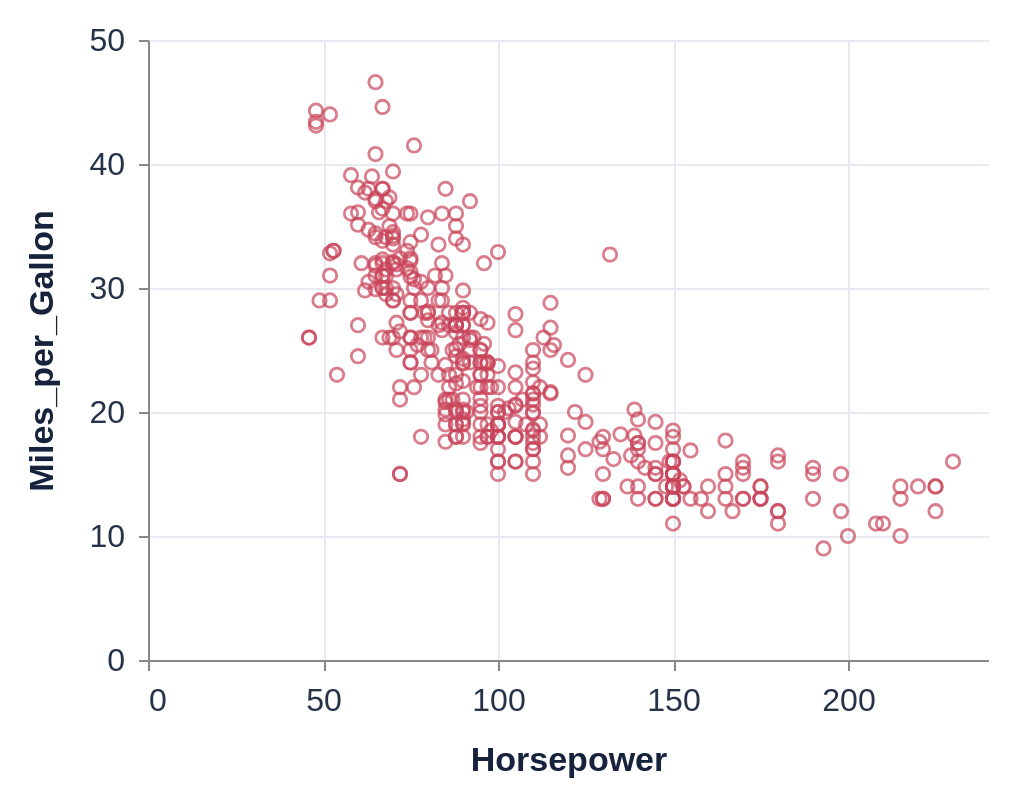

Vega-Lite specification stored for this chart:
### Vega-Lite specification from a JSON file in a GitHub repository (floating-point values rounded to 4 significant figures; data arrays with more than 128 entries replaced by an {"elided": "..."} marker saying what was removed)
{"$schema": "https://vega.github.io/schema/vega-lite/v6.json", "data": {"values": {"elided": "406 records"}}, "mark": "point", "encoding": {"x": {"field": "Horsepower", "type": "quantitative"}, "y": {"field": "Miles_per_Gallon", "type": "quantitative"}, "color": {"value": "#c9455a"}}, "width": 420, "height": 310, "padding": 12, "background": "#ffffff", "config": {"font": "Arial", "view": {"stroke": null}, "axis": {"labelFontSize": 16, "titleFontSize": 17, "titlePadding": 14, "labelPadding": 7, "gridColor": "#e7eaf0", "tickCount": 5, "labelColor": "#263248", "titleColor": "#17233c"}, "legend": {"orient": "top", "labelFontSize": 15, "titleFontSize": 16, "padding": 8, "symbolSize": 70}, "mark": {"color": "#3157a4"}, "point": {"size": 45, "strokeWidth": 1.4}, "circle": {"size": 38}, "line": {"strokeWidth": 2.5}, "range": {"category": ["#3157a4", "#c9455a", "#258276"]}}}
